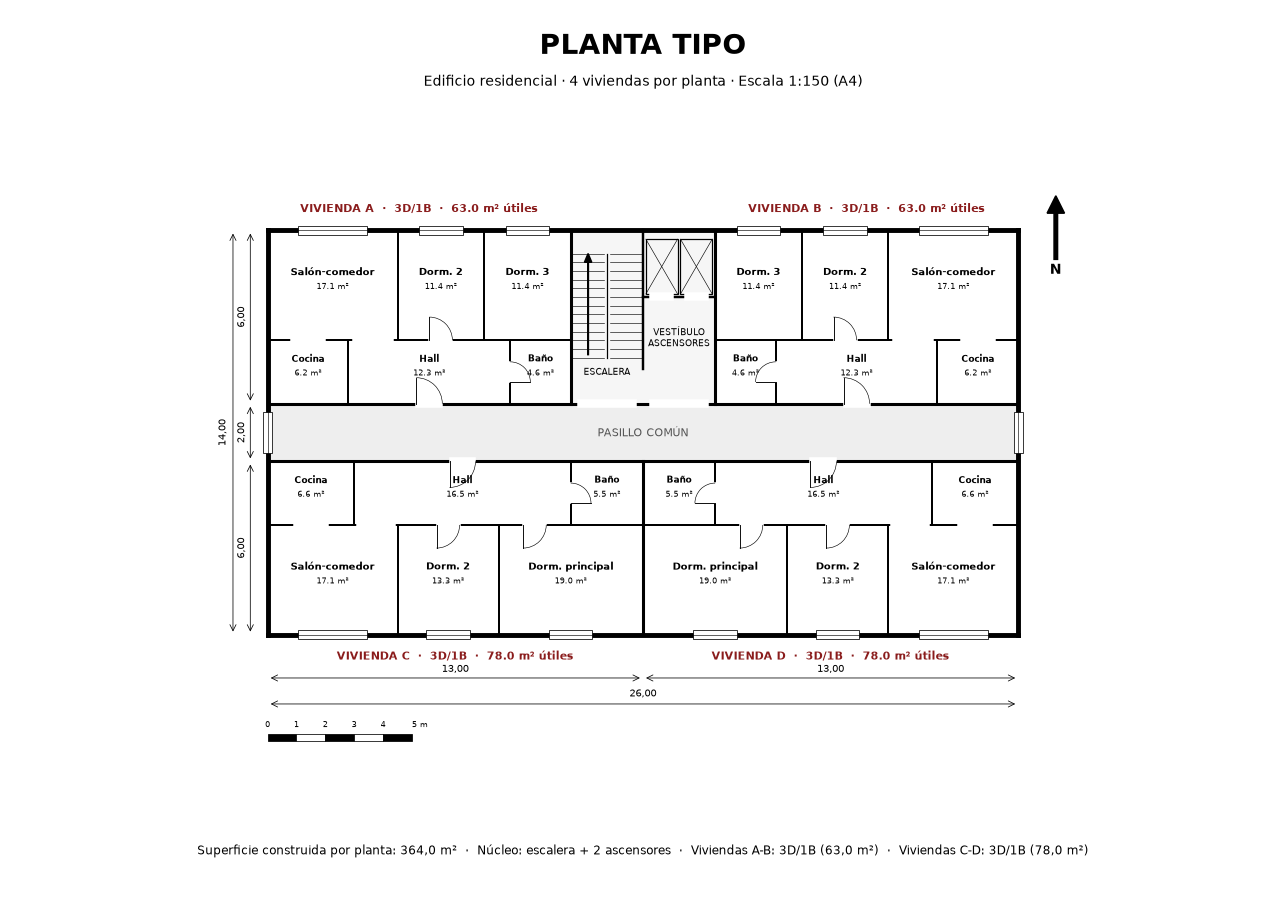

The script that saved this image:
"""Genera una planta tipo (A4 apaisado, E 1:150) y opcionalmente la anade a un PDF.

Uso:
  python planta_tipo.py                      -> crea planta_tipo.pdf
  python planta_tipo.py entrada.pdf [salida] -> anade la planta al final de entrada.pdf
"""
import sys
import matplotlib
matplotlib.use("Agg")
import matplotlib.pyplot as plt
from matplotlib.patches import Rectangle, Arc, FancyArrow

ESC = 150
W, H = 26.0, 14.0          # huella del edificio (m)
YC0, YC1 = 6.0, 8.0         # pasillo comun
EXT, INT = 3.2, 1.3         # grosor de muro (pt)

fig = plt.figure(figsize=(11.69, 8.27))
xl, yl = (-2.5, 28.5), (-3.2, 16.2)
wi = (xl[1] - xl[0]) * 1000 / ESC / 25.4
hi = (yl[1] - yl[0]) * 1000 / ESC / 25.4
ax = fig.add_axes([(11.69 - wi) / 2 / 11.69, 0.20, wi / 11.69, hi / 8.27])
ax.set_xlim(*xl); ax.set_ylim(*yl); ax.set_aspect("equal"); ax.axis("off")


def wall(x0, y0, x1, y1, lw=INT):
    ax.plot([x0, x1], [y0, y1], color="k", lw=lw, solid_capstyle="projecting")


def door(x, y, vertical, w=0.8, swing=1):
    """Hueco con hoja y arco. (x, y) = centro del hueco."""
    if vertical:
        ax.add_patch(Rectangle((x - 0.12, y - w / 2), 0.24, w, color="w", zorder=3))
        ax.plot([x, x + swing * w], [y - w / 2, y - w / 2], "k", lw=0.6, zorder=4)
        ax.add_patch(Arc((x, y - w / 2), 2 * w, 2 * w, theta1=0 if swing > 0 else 90,
                         theta2=90 if swing > 0 else 180, lw=0.4, zorder=4))
    else:
        ax.add_patch(Rectangle((x - w / 2, y - 0.12), w, 0.24, color="w", zorder=3))
        ax.plot([x - w / 2, x - w / 2], [y, y + swing * w], "k", lw=0.6, zorder=4)
        ax.add_patch(Arc((x - w / 2, y), 2 * w, 2 * w, theta1=0 if swing > 0 else 270,
                         theta2=90 if swing > 0 else 360, lw=0.4, zorder=4))


def opening(x, y, vertical, w):
    if vertical:
        ax.add_patch(Rectangle((x - 0.12, y - w / 2), 0.24, w, color="w", zorder=3))
    else:
        ax.add_patch(Rectangle((x - w / 2, y - 0.12), w, 0.24, color="w", zorder=3))


def window(x, y, w, vertical=False):
    if vertical:
        ax.add_patch(Rectangle((x - 0.15, y - w / 2), 0.3, w, fc="w", ec="k", lw=0.5, zorder=3))
        ax.plot([x, x], [y - w / 2, y + w / 2], "k", lw=0.4, zorder=4)
    else:
        ax.add_patch(Rectangle((x - w / 2, y - 0.15), w, 0.3, fc="w", ec="k", lw=0.5, zorder=3))
        ax.plot([x - w / 2, x + w / 2], [y, y], "k", lw=0.4, zorder=4)


def label(x, y, name, area, size=6.5):
    ax.text(x, y + 0.45, name, ha="center", va="center", fontsize=size, weight="bold")
    ax.text(x, y - 0.05, f"{area:.1f} m²", ha="center", va="center", fontsize=size - 1)


def apartment(tag, x_out, x_in, yc, yf, facade, service):
    """facade/service: listas (nombre, ancho) medidas desde el extremo exterior."""
    s = 1 if yf > yc else -1
    ym = yc + s * 2.2
    d = 1 if x_in > x_out else -1
    X = lambda u: x_out + d * u
    wall(X(0), ym, x_in, ym)
    # banda de fachada
    u = 0; rooms_f = []
    for i, (n, w) in enumerate(facade):
        if i: wall(X(u), ym, X(u), yf)
        rooms_f.append((n, u, u + w)); u += w
    # banda de servicio
    u = 0; rooms_s = []
    for i, (n, w) in enumerate(service):
        if i: wall(X(u), yc, X(u), ym)
        rooms_s.append((n, u, u + w)); u += w
    depth_f, depth_s = abs(yf - ym), abs(ym - yc)
    for n, a, b in rooms_f:
        cx = X((a + b) / 2)
        label(cx, (ym + yf) / 2, n, (b - a) * depth_f)
        window(cx, yf, 2.4 if "Sal" in n else 1.5)
    for n, a, b in rooms_s:
        label(X((a + b) / 2), (yc + ym) / 2, n, (b - a) * depth_s, 6)
    hall = next(r for r in rooms_s if r[0] == "Hall")
    # puerta de entrada
    door(X((hall[1] + hall[2]) / 2), yc, False, 0.9, s)
    # puertas / huecos hacia banda de fachada
    for n, a, b in rooms_f:
        lo, hi = max(a, hall[1]) + 0.1, min(b, hall[2]) - 0.1
        if "Sal" in n:
            opening(X((lo + hi) / 2), ym, False, min(1.4, hi - lo))
            k = rooms_s[0]  # cocina abierta al salon
            opening(X((k[1] + k[2]) / 2), ym, False, 1.2)
        elif hi - lo > 0.8:
            door(X((lo + hi) / 2), ym, False, 0.8, s)
    # bano: puerta desde el hall
    bano = next(r for r in rooms_s if r[0].startswith("Ba"))
    door(X(bano[1]), (yc + ym) / 2, True, 0.7, d)
    # etiqueta de vivienda
    tot = sum(w for _, w in facade) * depth_f + sum(w for _, w in service) * depth_s
    ax.text((X(0) + x_in) / 2, yf + s * 0.75, f"VIVIENDA {tag}  ·  3D/1B  ·  {tot:.1f} m² útiles",
            ha="center", va="center", fontsize=7, weight="bold", color="#8a1c1c")


# --- contorno y pasillo
ax.add_patch(Rectangle((0, YC0), W, YC1 - YC0, color="#eeeeee", zorder=0))
for (a, b, c, e) in [(0, 0, W, 0), (W, 0, W, H), (W, H, 0, H), (0, H, 0, 0)]:
    wall(a, b, c, e, EXT)
wall(0, YC0, W, YC0, 2.0); wall(0, YC1, W, YC1, 2.0)
window(0, 7.0, 1.4, True); window(W, 7.0, 1.4, True)
ax.text(W / 2, 7.0, "PASILLO COMÚN", ha="center", va="center", fontsize=7, color="#555")

# --- nucleo de comunicaciones (norte, centro)
cx0, cx1 = 10.5, 15.5
wall(cx0, YC1, cx0, H, 2.0); wall(cx1, YC1, cx1, H, 2.0)
ax.add_patch(Rectangle((cx0, YC1), cx1 - cx0, H - YC1, color="#f6f6f6", zorder=0))
# escalera
sx0, sx1 = cx0, 13.0
wall(sx1, 9.2, sx1, H, 1.6)
for i in range(13):
    y = 9.6 + i * 0.3
    ax.plot([sx0, sx0 + 1.15], [y, y], "k", lw=0.4)
    ax.plot([sx0 + 1.35, sx1], [y, y], "k", lw=0.4)
ax.plot([sx0 + 1.25] * 2, [9.6, 13.2], "k", lw=0.8)
ax.add_patch(FancyArrow(sx0 + 0.6, 9.7, 0, 3.2, width=0.02, head_width=0.25, head_length=0.3, color="k"))
ax.text((sx0 + sx1) / 2, 9.0, "ESCALERA", ha="center", fontsize=6)
# ascensores
for x in (13.1, 14.3):
    ax.add_patch(Rectangle((x, 11.8), 1.1, 1.9, fill=False, lw=0.8))
    ax.plot([x, x + 1.1], [11.8, 13.7], "k", lw=0.4); ax.plot([x, x + 1.1], [13.7, 11.8], "k", lw=0.4)
wall(sx1, 11.7, cx1, 11.7, 1.6)
opening(13.65, 11.7, False, 0.8); opening(14.85, 11.7, False, 0.8)
ax.text(14.25, 10.3, "VESTÍBULO\nASCENSORES", ha="center", va="center", fontsize=6)
opening(11.75, YC1, False, 2.0); opening(14.25, YC1, False, 2.0)

# --- viviendas
apartment("A", 0, cx0, YC1, H, [("Salón-comedor", 4.5), ("Dorm. 2", 3.0), ("Dorm. 3", 3.0)],
          [("Cocina", 2.8), ("Hall", 5.6), ("Baño", 2.1)])
apartment("B", W, cx1, YC1, H, [("Salón-comedor", 4.5), ("Dorm. 2", 3.0), ("Dorm. 3", 3.0)],
          [("Cocina", 2.8), ("Hall", 5.6), ("Baño", 2.1)])
apartment("C", 0, 13, YC0, 0, [("Salón-comedor", 4.5), ("Dorm. 2", 3.5), ("Dorm. principal", 5.0)],
          [("Cocina", 3.0), ("Hall", 7.5), ("Baño", 2.5)])
apartment("D", W, 13, YC0, 0, [("Salón-comedor", 4.5), ("Dorm. 2", 3.5), ("Dorm. principal", 5.0)],
          [("Cocina", 3.0), ("Hall", 7.5), ("Baño", 2.5)])
wall(13, 0, 13, YC0, 2.0)

# --- cotas
def dim(x0, y0, x1, y1, txt, off):
    ax.annotate("", (x0, y0), (x1, y1), arrowprops=dict(arrowstyle="<->", lw=0.5))
    ax.text((x0 + x1) / 2 + (off if x0 == x1 else 0), (y0 + y1) / 2 + (0 if x0 == x1 else off),
            txt, ha="center", va="center", fontsize=6.5, rotation=90 if x0 == x1 else 0)
dim(0, -2.4, W, -2.4, "26,00", 0.35)
dim(0, -1.5, 13, -1.5, "13,00", 0.3); dim(13, -1.5, W, -1.5, "13,00", 0.3)
dim(-1.2, 0, -1.2, H, "14,00", -0.35)
dim(-0.6, 0, -0.6, YC0, "6,00", -0.3); dim(-0.6, YC0, -0.6, YC1, "2,00", -0.3); dim(-0.6, YC1, -0.6, H, "6,00", -0.3)

# --- norte y escala grafica
ax.add_patch(FancyArrow(27.3, 13.0, 0, 1.6, width=0.12, head_width=0.6, head_length=0.6, color="k"))
ax.text(27.3, 12.5, "N", ha="center", fontsize=9, weight="bold")
for i in range(5):
    ax.add_patch(Rectangle((i, -3.7), 1, 0.25, fc="k" if i % 2 == 0 else "w", ec="k", lw=0.5, clip_on=False))
    ax.text(i, -3.2, str(i), ha="center", fontsize=5.5)
ax.text(5, -3.2, "5 m", ha="left", fontsize=5.5)

# --- cajetin
fig.text(0.5, 0.94, "PLANTA TIPO", ha="center", fontsize=18, weight="bold")
fig.text(0.5, 0.905, "Edificio residencial · 4 viviendas por planta · Escala 1:150 (A4)", ha="center", fontsize=9)
fig.text(0.5, 0.06, "Superficie construida por planta: 364,0 m²  ·  Núcleo: escalera + 2 ascensores  ·  "
         "Viviendas A-B: 3D/1B (63,0 m²)  ·  Viviendas C-D: 3D/1B (78,0 m²)", ha="center", fontsize=8)

out_plan = "planta_tipo.pdf"
fig.savefig(out_plan)
fig.savefig("planta_tipo.png", dpi=110)
print("ok ->", out_plan)

if len(sys.argv) > 1:
    from pypdf import PdfReader, PdfWriter
    src = sys.argv[1]
    dst = sys.argv[2] if len(sys.argv) > 2 else src.replace(".pdf", "_con_planta.pdf")
    wtr = PdfWriter()
    for p in PdfReader(src).pages:
        wtr.add_page(p)
    wtr.add_page(PdfReader(out_plan).pages[0])
    with open(dst, "wb") as f:
        wtr.write(f)
    print("ok ->", dst)
